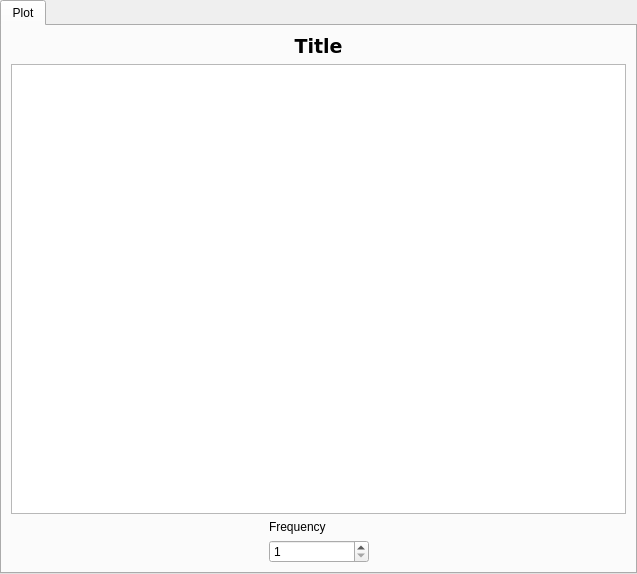
<?xml version="1.0" encoding="UTF-8"?>
<ui version="4.0">
 <class>TabWidget</class>
 <widget class="QTabWidget" name="TabWidget">
  <property name="geometry">
   <rect>
    <x>0</x>
    <y>0</y>
    <width>637</width>
    <height>574</height>
   </rect>
  </property>
  <property name="windowTitle">
   <string>TabWidget</string>
  </property>
  <property name="currentIndex">
   <number>0</number>
  </property>
  <widget class="QWidget" name="plot_tab">
   <attribute name="title">
    <string>Plot</string>
   </attribute>
   <layout class="QVBoxLayout" name="verticalLayout">
    <item>
     <widget class="QLabel" name="label">
      <property name="font">
       <font>
        <family>DejaVu Sans</family>
        <pointsize>14</pointsize>
        <weight>75</weight>
        <bold>true</bold>
       </font>
      </property>
      <property name="text">
       <string>Title</string>
      </property>
      <property name="alignment">
       <set>Qt::AlignCenter</set>
      </property>
      <property name="margin">
       <number>10</number>
      </property>
     </widget>
    </item>
    <item>
     <widget class="ScrollingPlotWidget" name="scrolling_plot">
      <property name="styleSheet">
       <string notr="true"/>
      </property>
     </widget>
    </item>
    <item>
     <layout class="QHBoxLayout" name="scrolling_plot_controls">
      <item>
       <spacer name="horizontalSpacer_2">
        <property name="orientation">
         <enum>Qt::Horizontal</enum>
        </property>
        <property name="sizeHint" stdset="0">
         <size>
          <width>40</width>
          <height>20</height>
         </size>
        </property>
       </spacer>
      </item>
      <item>
       <layout class="QVBoxLayout" name="verticalLayout_4">
        <item>
         <widget class="QLabel" name="label_3">
          <property name="text">
           <string>Frequency</string>
          </property>
         </widget>
        </item>
        <item>
         <widget class="QSpinBox" name="frequency_spinbox">
          <property name="sizePolicy">
           <sizepolicy hsizetype="Maximum" vsizetype="Fixed">
            <horstretch>0</horstretch>
            <verstretch>0</verstretch>
           </sizepolicy>
          </property>
          <property name="minimumSize">
           <size>
            <width>100</width>
            <height>0</height>
           </size>
          </property>
          <property name="maximumSize">
           <size>
            <width>100</width>
            <height>16777215</height>
           </size>
          </property>
          <property name="minimum">
           <number>1</number>
          </property>
          <property name="maximum">
           <number>999999999</number>
          </property>
         </widget>
        </item>
       </layout>
      </item>
      <item>
       <spacer name="horizontalSpacer_3">
        <property name="orientation">
         <enum>Qt::Horizontal</enum>
        </property>
        <property name="sizeHint" stdset="0">
         <size>
          <width>40</width>
          <height>20</height>
         </size>
        </property>
       </spacer>
      </item>
     </layout>
    </item>
   </layout>
  </widget>
 </widget>
 <customwidgets>
  <customwidget>
   <class>ScrollingPlotWidget</class>
   <extends>QGraphicsView</extends>
   <header>accwidgets.graph.widgets.plotwidget</header>
  </customwidget>
 </customwidgets>
 <resources>
  <include location="images/images.qrc"/>
 </resources>
 <connections/>
</ui>
